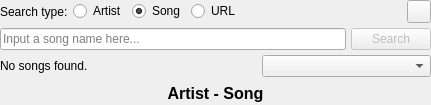
<?xml version="1.0" encoding="UTF-8"?>
<ui version="4.0">
 <class>ASLeaderboardSearcher</class>
 <widget class="QWidget" name="ASLeaderboardSearcher">
  <property name="geometry">
   <rect>
    <x>0</x>
    <y>0</y>
    <width>431</width>
    <height>105</height>
   </rect>
  </property>
  <property name="windowTitle">
   <string>Form</string>
  </property>
  <layout class="QVBoxLayout" name="verticalLayout">
   <property name="spacing">
    <number>5</number>
   </property>
   <property name="leftMargin">
    <number>0</number>
   </property>
   <property name="topMargin">
    <number>0</number>
   </property>
   <property name="rightMargin">
    <number>0</number>
   </property>
   <property name="bottomMargin">
    <number>0</number>
   </property>
   <item>
    <layout class="QHBoxLayout" name="horizontalLayout">
     <property name="spacing">
      <number>5</number>
     </property>
     <item>
      <widget class="QLabel" name="label_SearchType">
       <property name="text">
        <string>Search type:</string>
       </property>
      </widget>
     </item>
     <item>
      <widget class="QRadioButton" name="radioButton_Artist">
       <property name="text">
        <string>Artist</string>
       </property>
      </widget>
     </item>
     <item>
      <widget class="QRadioButton" name="radioButton_Song">
       <property name="text">
        <string>Song</string>
       </property>
       <property name="checked">
        <bool>true</bool>
       </property>
      </widget>
     </item>
     <item>
      <widget class="QRadioButton" name="radioButton_URL">
       <property name="text">
        <string>URL</string>
       </property>
      </widget>
     </item>
     <item>
      <spacer name="horizontalSpacer_2">
       <property name="orientation">
        <enum>Qt::Horizontal</enum>
       </property>
       <property name="sizeHint" stdset="0">
        <size>
         <width>40</width>
         <height>20</height>
        </size>
       </property>
      </spacer>
     </item>
     <item>
      <widget class="QPushButton" name="pshBut_ShowHistory">
       <property name="sizePolicy">
        <sizepolicy hsizetype="Maximum" vsizetype="Fixed">
         <horstretch>0</horstretch>
         <verstretch>0</verstretch>
        </sizepolicy>
       </property>
       <property name="maximumSize">
        <size>
         <width>24</width>
         <height>24</height>
        </size>
       </property>
       <property name="toolTip">
        <string>&lt;html&gt;&lt;head/&gt;&lt;body&gt;&lt;p&gt;Open history&lt;/p&gt;&lt;/body&gt;&lt;/html&gt;</string>
       </property>
       <property name="text">
        <string/>
       </property>
       <property name="icon">
        <iconset resource="res.qrc">
         <normaloff>:/icons/icons/history.png</normaloff>:/icons/icons/history.png</iconset>
       </property>
      </widget>
     </item>
    </layout>
   </item>
   <item>
    <layout class="QHBoxLayout" name="horizontalLayout_4">
     <property name="spacing">
      <number>5</number>
     </property>
     <item>
      <widget class="QLineEdit" name="lnEdit_Input">
       <property name="placeholderText">
        <string>Input a song name here...</string>
       </property>
      </widget>
     </item>
     <item>
      <widget class="QPushButton" name="pshBut_SearchURL">
       <property name="enabled">
        <bool>false</bool>
       </property>
       <property name="text">
        <string>Search</string>
       </property>
      </widget>
     </item>
    </layout>
   </item>
   <item>
    <widget class="QWidget" name="widget_SearchResults" native="true">
     <layout class="QHBoxLayout" name="horizontalLayout_3">
      <property name="spacing">
       <number>5</number>
      </property>
      <property name="leftMargin">
       <number>0</number>
      </property>
      <property name="topMargin">
       <number>0</number>
      </property>
      <property name="rightMargin">
       <number>0</number>
      </property>
      <property name="bottomMargin">
       <number>0</number>
      </property>
      <item>
       <widget class="QLabel" name="label_ItemsFound">
        <property name="text">
         <string>No songs found.</string>
        </property>
       </widget>
      </item>
      <item>
       <spacer name="horizontalSpacer">
        <property name="orientation">
         <enum>Qt::Horizontal</enum>
        </property>
        <property name="sizeHint" stdset="0">
         <size>
          <width>168</width>
          <height>17</height>
         </size>
        </property>
       </spacer>
      </item>
      <item>
       <widget class="QComboBox" name="comboBox_FoundedNames">
        <property name="sizePolicy">
         <sizepolicy hsizetype="MinimumExpanding" vsizetype="Fixed">
          <horstretch>0</horstretch>
          <verstretch>0</verstretch>
         </sizepolicy>
        </property>
        <property name="sizeAdjustPolicy">
         <enum>QComboBox::AdjustToContents</enum>
        </property>
       </widget>
      </item>
     </layout>
    </widget>
   </item>
   <item>
    <widget class="QLabel" name="label_Title">
     <property name="font">
      <font>
       <pointsize>12</pointsize>
       <weight>75</weight>
       <bold>true</bold>
      </font>
     </property>
     <property name="text">
      <string>Artist - Song</string>
     </property>
     <property name="alignment">
      <set>Qt::AlignCenter</set>
     </property>
    </widget>
   </item>
  </layout>
 </widget>
 <resources>
  <include location="res.qrc"/>
 </resources>
 <connections>
  <connection>
   <sender>pshBut_SearchURL</sender>
   <signal>clicked()</signal>
   <receiver>comboBox_FoundedNames</receiver>
   <slot>clear()</slot>
   <hints>
    <hint type="sourcelabel">
     <x>411</x>
     <y>45</y>
    </hint>
    <hint type="destinationlabel">
     <x>284</x>
     <y>72</y>
    </hint>
   </hints>
  </connection>
 </connections>
</ui>
